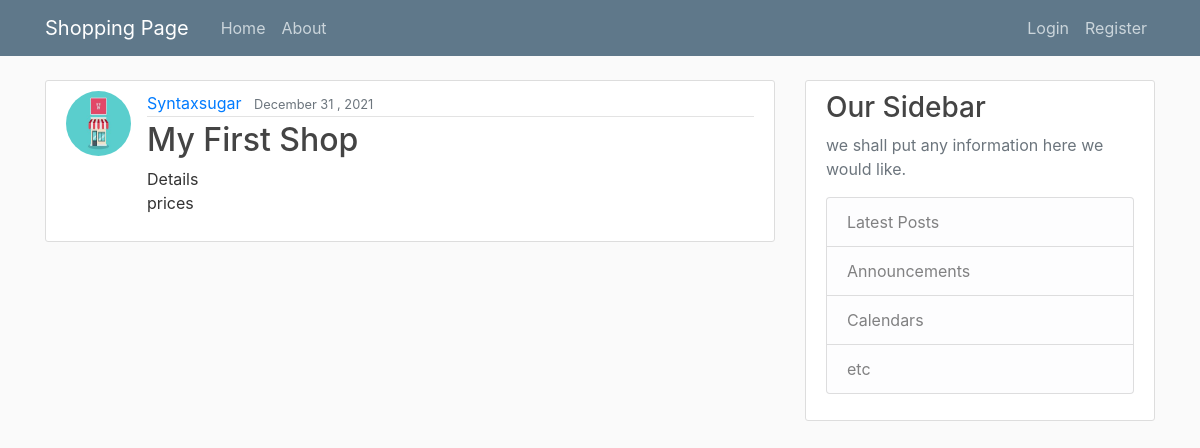
Screenshot of /shop/8/ with the database file from the repository.
### shop/models.py (models this page shows, shortened)
class ShopDetails(models.Model):
    title = models.CharField(max_length=100)
    content = models.TextField()
    date_posted = models.DateTimeField(default=timezone.now)
    owner = models.ForeignKey(User, on_delete=models.CASCADE)

### users/models.py (models this page shows, shortened)
class Profile(models.Model):
    user = models.OneToOneField(User,on_delete=models.CASCADE)
    image = models.ImageField(default='default.jpg' , upload_to = 'profile_pic')

### shop/views.py (the view)
# urls.py: path('<int:pk>/', ShopDetailView.as_view(), name= 'shop-detail'),
class ShopDetailView (DetailView):
    model = ShopDetails

### shop/templates/shop/shopdetails_detail.html (shortened to what this page needs)
{% extends 'shop/base.html' %}
{%load static%}
{%block link%}
<link rel="stylesheet" href=" {% static 'main.css'%}">
{%endblock link%}
{% block content %}
        <article class="media content-section">
            <img class="rounded-circle article-img " src="{{ object.owner.profile.image.url}}">
            <div class="media-body">
                <div class="article-metadata">
                    <a class="mr-2" href="#">{{ object.owner}}</a>
                    <small class="text-muted">{{ object.date_posted | date:"F d , Y"}}</small>
                </div>
                <h2 class="article-title" > {{ object.title}}</h2>
                <p class="article-content">{{ object.content }}</p>
            </div>
        </article>
{% endblock content %}

### shop/static/shop/main.css (style rules this page uses)
body { background: #fafafa; color: #333333; margin-top: 5rem; }
h1, h2, h3, h4, h5, h6 { color: #444444; }
.content-section { background: #ffffff; padding: 10px 20px; border: 1px solid #dddddd; border-radius: 3px; margin-bottom: 20px; }
.article-title { color: #444444; }
.article-content { white-space: pre-line; }
.article-img { height: 65px; width: 65px; margin-right: 16px; }
.article-metadata { padding-bottom: 1px; margin-bottom: 4px; border-bottom: 1px solid #e3e3e3 }

### rows the page displays
ShopDetails: owner.profile.image (placeholder picture), owner "Syntaxsugar", date_posted "December 31 , 2021", title "My First Shop", content "Details prices"
